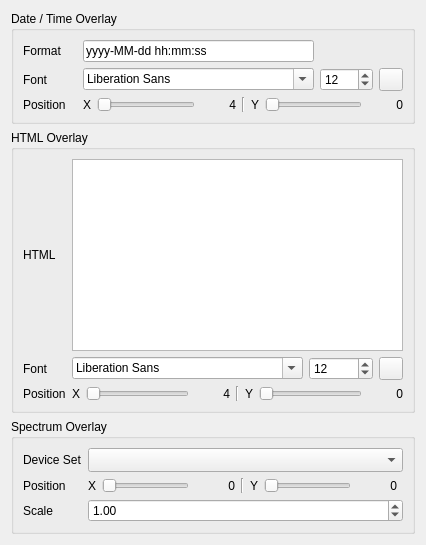
     <widget class="QWidget" name="overlayTab">
      <attribute name="title">
       <string>Overlay</string>
      </attribute>
      <layout class="QVBoxLayout" name="verticalLayout_2">
       <item>
        <widget class="QGroupBox" name="dateTimeOverlay">
         <property name="title">
          <string>Date / Time Overlay</string>
         </property>
         <layout class="QGridLayout" name="gridLayout_2">
          <item row="2" column="3">
           <widget class="QDoubleSpinBox" name="overlayFontScaleSpin">
            <property name="toolTip">
             <string>Font point size for date/time overlay</string>
            </property>
            <property name="decimals">
             <number>0</number>
            </property>
            <property name="minimum">
             <double>4.000000000000000</double>
            </property>
            <property name="maximum">
             <double>144.000000000000000</double>
            </property>
            <property name="singleStep">
             <double>1.000000000000000</double>
            </property>
            <property name="value">
             <double>12.000000000000000</double>
            </property>
           </widget>
          </item>
          <item row="2" column="4">
           <widget class="QToolButton" name="dateTimeColorButton">
            <property name="toolTip">
             <string>Select date/time text colour</string>
            </property>
            <property name="text">
             <string/>
            </property>
           </widget>
          </item>
          <item row="0" column="0">
           <widget class="QLabel" name="dateTimeFormatLabel">
            <property name="text">
             <string>Format</string>
            </property>
           </widget>
          </item>
          <item row="2" column="1" colspan="2">
           <widget class="QFontComboBox" name="overlayFontCombo">
            <property name="toolTip">
             <string>Select font to use for date and time text</string>
            </property>
           </widget>
          </item>
          <item row="0" column="1" colspan="2">
           <widget class="QLineEdit" name="dateTimeFormatEdit">
            <property name="toolTip">
             <string>Date/time format string (e.g. yyyy-MM-dd hh:mm:ss)</string>
            </property>
            <property name="text">
             <string>yyyy-MM-dd hh:mm:ss</string>
            </property>
           </widget>
          </item>
          <item row="2" column="0">
           <widget class="QLabel" name="overlayFontLabel">
            <property name="text">
             <string>Font</string>
            </property>
           </widget>
          </item>
          <item row="3" column="1" colspan="4">
           <layout class="QHBoxLayout" name="horizontalLayout_2">
            <item>
             <widget class="QLabel" name="dateTimePosXLabel">
              <property name="text">
               <string>X</string>
              </property>
             </widget>
            </item>
            <item>
             <widget class="QSlider" name="dateTimePosXSlider">
              <property name="toolTip">
               <string>Date/time text X position (px from left)</string>
              </property>
              <property name="minimum">
               <number>0</number>
              </property>
              <property name="maximum">
               <number>4096</number>
              </property>
              <property name="value">
               <number>4</number>
              </property>
              <property name="orientation">
               <enum>Qt::Orientation::Horizontal</enum>
              </property>
             </widget>
            </item>
            <item>
             <widget class="QLabel" name="dateTimePosXValue">
              <property name="minimumSize">
               <size>
                <width>35</width>
                <height>0</height>
               </size>
              </property>
              <property name="text">
               <string>4</string>
              </property>
              <property name="alignment">
               <set>Qt::AlignmentFlag::AlignRight|Qt::AlignmentFlag::AlignTrailing|Qt::AlignmentFlag::AlignVCenter</set>
              </property>
             </widget>
            </item>
            <item>
             <widget class="Line" name="line">
              <property name="orientation">
               <enum>Qt::Orientation::Vertical</enum>
              </property>
             </widget>
            </item>
            <item>
             <widget class="QLabel" name="dateTimePosYLabel">
              <property name="text">
               <string>Y</string>
              </property>
             </widget>
            </item>
            <item>
             <widget class="QSlider" name="dateTimePosYSlider">
              <property name="toolTip">
               <string>Date/time text Y position (px from top; 0 = auto bottom)</string>
              </property>
              <property name="minimum">
               <number>0</number>
              </property>
              <property name="maximum">
               <number>4096</number>
              </property>
              <property name="value">
               <number>0</number>
              </property>
              <property name="orientation">
               <enum>Qt::Orientation::Horizontal</enum>
              </property>
             </widget>
            </item>
            <item>
             <widget class="QLabel" name="dateTimePosYValue">
              <property name="minimumSize">
               <size>
                <width>35</width>
                <height>0</height>
               </size>
              </property>
              <property name="text">
               <string>0</string>
              </property>
              <property name="alignment">
               <set>Qt::AlignmentFlag::AlignRight|Qt::AlignmentFlag::AlignTrailing|Qt::AlignmentFlag::AlignVCenter</set>
              </property>
             </widget>
            </item>
           </layout>
          </item>
          <item row="3" column="0">
           <widget class="QLabel" name="label_6">
            <property name="text">
             <string>Position</string>
            </property>
           </widget>
          </item>
         </layout>
        </widget>
       </item>
       <item>
        <widget class="QGroupBox" name="textOverlay">
         <property name="title">
          <string>HTML Overlay</string>
         </property>
         <layout class="QGridLayout" name="gridLayout_textOverlay">
          <item row="1" column="5">
           <widget class="QToolButton" name="overlayTextColorButton">
            <property name="toolTip">
             <string>Select text overlay colour</string>
            </property>
            <property name="text">
             <string/>
            </property>
           </widget>
          </item>
          <item row="0" column="0">
           <widget class="QLabel" name="overlayTextEditLabel">
            <property name="text">
             <string>HTML</string>
            </property>
           </widget>
          </item>
          <item row="1" column="4">
           <widget class="QDoubleSpinBox" name="overlayTextFontScaleSpin">
            <property name="toolTip">
             <string>Font point size for text overlay</string>
            </property>
            <property name="decimals">
             <number>0</number>
            </property>
            <property name="minimum">
             <double>4.000000000000000</double>
            </property>
            <property name="maximum">
             <double>144.000000000000000</double>
            </property>
            <property name="singleStep">
             <double>1.000000000000000</double>
            </property>
            <property name="value">
             <double>12.000000000000000</double>
            </property>
           </widget>
          </item>
          <item row="1" column="0">
           <widget class="QLabel" name="overlayTextFontLabel">
            <property name="text">
             <string>Font</string>
            </property>
           </widget>
          </item>
          <item row="2" column="1" colspan="5">
           <layout class="QHBoxLayout" name="horizontalLayout_3">
            <item>
             <widget class="QLabel" name="overlayTextPosXLabel">
              <property name="text">
               <string>X</string>
              </property>
             </widget>
            </item>
            <item>
             <widget class="QSlider" name="overlayTextPosXSlider">
              <property name="toolTip">
               <string>Text overlay X position (px from left)</string>
              </property>
              <property name="minimum">
               <number>0</number>
              </property>
              <property name="maximum">
               <number>4096</number>
              </property>
              <property name="value">
               <number>4</number>
              </property>
              <property name="orientation">
               <enum>Qt::Orientation::Horizontal</enum>
              </property>
             </widget>
            </item>
            <item>
             <widget class="QLabel" name="overlayTextPosXValue">
              <property name="minimumSize">
               <size>
                <width>35</width>
                <height>0</height>
               </size>
              </property>
              <property name="text">
               <string>4</string>
              </property>
              <property name="alignment">
               <set>Qt::AlignmentFlag::AlignRight|Qt::AlignmentFlag::AlignTrailing|Qt::AlignmentFlag::AlignVCenter</set>
              </property>
             </widget>
            </item>
            <item>
             <widget class="Line" name="line_2">
              <property name="orientation">
               <enum>Qt::Orientation::Vertical</enum>
              </property>
             </widget>
            </item>
            <item>
             <widget class="QLabel" name="overlayTextPosYLabel">
              <property name="text">
               <string>Y</string>
              </property>
             </widget>
            </item>
            <item>
             <widget class="QSlider" name="overlayTextPosYSlider">
              <property name="toolTip">
               <string>Text overlay Y position (px from top; 0 = auto bottom)</string>
              </property>
              <property name="minimum">
               <number>0</number>
              </property>
              <property name="maximum">
               <number>4096</number>
              </property>
              <property name="value">
               <number>0</number>
              </property>
              <property name="orientation">
               <enum>Qt::Orientation::Horizontal</enum>
              </property>
             </widget>
            </item>
            <item>
             <widget class="QLabel" name="overlayTextPosYValue">
              <property name="minimumSize">
               <size>
                <width>35</width>
                <height>0</height>
               </size>
              </property>
              <property name="text">
               <string>0</string>
              </property>
              <property name="alignment">
               <set>Qt::AlignmentFlag::AlignRight|Qt::AlignmentFlag::AlignTrailing|Qt::AlignmentFlag::AlignVCenter</set>
              </property>
             </widget>
            </item>
           </layout>
          </item>
          <item row="2" column="0">
           <widget class="QLabel" name="label_4">
            <property name="text">
             <string>Position</string>
            </property>
           </widget>
          </item>
          <item row="0" column="1" colspan="5">
           <widget class="QTextEdit" name="overlayTextEdit">
            <property name="minimumSize">
             <size>
              <width>0</width>
              <height>80</height>
             </size>
            </property>
            <property name="toolTip">
             <string>HTML text to render on the image

Use src=file:///path/to/images/logo.png for img tags. http is not supported.</string>
            </property>
            <property name="layoutDirection">
             <enum>Qt::LayoutDirection::LeftToRight</enum>
            </property>
            <property name="html">
             <string>&lt;!DOCTYPE HTML PUBLIC &quot;-//W3C//DTD HTML 4.0//EN&quot; &quot;http://www.w3.org/TR/REC-html40/strict.dtd&quot;&gt;
&lt;html&gt;&lt;head&gt;&lt;meta name=&quot;qrichtext&quot; content=&quot;1&quot; /&gt;&lt;meta charset=&quot;utf-8&quot; /&gt;&lt;style type=&quot;text/css&quot;&gt;
p, li { white-space: pre-wrap; }
hr { height: 1px; border-width: 0; }
li.unchecked::marker { content: &quot;\2610&quot;; }
li.checked::marker { content: &quot;\2612&quot;; }
&lt;/style&gt;&lt;/head&gt;&lt;body style=&quot; font-family:'Segoe UI'; font-size:9pt; font-weight:400; font-style:normal;&quot;&gt;
&lt;p style=&quot;-qt-paragraph-type:empty; margin-top:0px; margin-bottom:0px; margin-left:0px; margin-right:0px; -qt-block-indent:0; text-indent:0px;&quot;&gt;&lt;br /&gt;&lt;/p&gt;&lt;/body&gt;&lt;/html&gt;</string>
            </property>
           </widget>
          </item>
          <item row="1" column="1" colspan="3">
           <widget class="QFontComboBox" name="overlayTextFontCombo">
            <property name="toolTip">
             <string>Select font to use for the text overlay</string>
            </property>
           </widget>
          </item>
         </layout>
        </widget>
       </item>
       <item>
        <widget class="QGroupBox" name="spectrumOverlay">
         <property name="title">
          <string>Spectrum Overlay</string>
         </property>
         <layout class="QGridLayout" name="gridLayout_3">
          <item row="5" column="2" colspan="2">
           <widget class="QDoubleSpinBox" name="spectrumScaleSpin">
            <property name="toolTip">
             <string>Spectrum overlay scale factor</string>
            </property>
            <property name="decimals">
             <number>2</number>
            </property>
            <property name="minimum">
             <double>0.100000000000000</double>
            </property>
            <property name="maximum">
             <double>4.000000000000000</double>
            </property>
            <property name="singleStep">
             <double>0.050000000000000</double>
            </property>
            <property name="value">
             <double>1.000000000000000</double>
            </property>
           </widget>
          </item>
          <item row="0" column="0">
           <widget class="QLabel" name="spectrumDeviceLabel">
            <property name="text">
             <string>Device Set</string>
            </property>
           </widget>
          </item>
          <item row="5" column="0">
           <widget class="QLabel" name="spectrumScaleLabel">
            <property name="text">
             <string>Scale</string>
            </property>
           </widget>
          </item>
          <item row="0" column="2" colspan="2">
           <widget class="QComboBox" name="spectrumDeviceCombo">
            <property name="toolTip">
             <string>Device whose spectrum view to overlay</string>
            </property>
            <property name="sizeAdjustPolicy">
             <enum>QComboBox::SizeAdjustPolicy::AdjustToMinimumContentsLengthWithIcon</enum>
            </property>
            <property name="minimumContentsLength">
             <number>8</number>
            </property>
           </widget>
          </item>
          <item row="2" column="2">
           <layout class="QHBoxLayout" name="horizontalLayout_4">
            <item>
             <widget class="QLabel" name="spectrumOffsetXLabel">
              <property name="text">
               <string>X</string>
              </property>
             </widget>
            </item>
            <item>
             <widget class="QSlider" name="spectrumOffsetXSlider">
              <property name="toolTip">
               <string>Spectrum overlay X offset (px)</string>
              </property>
              <property name="minimum">
               <number>0</number>
              </property>
              <property name="maximum">
               <number>4096</number>
              </property>
              <property name="value">
               <number>0</number>
              </property>
              <property name="orientation">
               <enum>Qt::Orientation::Horizontal</enum>
              </property>
             </widget>
            </item>
            <item>
             <widget class="QLabel" name="spectrumOffsetXValue">
              <property name="minimumSize">
               <size>
                <width>40</width>
                <height>0</height>
               </size>
              </property>
              <property name="text">
               <string>0</string>
              </property>
              <property name="alignment">
               <set>Qt::AlignmentFlag::AlignRight|Qt::AlignmentFlag::AlignTrailing|Qt::AlignmentFlag::AlignVCenter</set>
              </property>
             </widget>
            </item>
            <item>
             <widget class="Line" name="line_3">
              <property name="orientation">
               <enum>Qt::Orientation::Vertical</enum>
              </property>
             </widget>
            </item>
            <item>
             <widget class="QLabel" name="spectrumOffsetYLabel">
              <property name="text">
               <string>Y</string>
              </property>
             </widget>
            </item>
            <item>
             <widget class="QSlider" name="spectrumOffsetYSlider">
              <property name="toolTip">
               <string>Spectrum overlay Y offset (px)</string>
              </property>
              <property name="minimum">
               <number>0</number>
              </property>
              <property name="maximum">
               <number>4096</number>
              </property>
              <property name="value">
               <number>0</number>
              </property>
              <property name="orientation">
               <enum>Qt::Orientation::Horizontal</enum>
              </property>
             </widget>
            </item>
            <item>
             <widget class="QLabel" name="spectrumOffsetYValue">
              <property name="minimumSize">
               <size>
                <width>40</width>
                <height>0</height>
               </size>
              </property>
              <property name="text">
               <string>0</string>
              </property>
              <property name="alignment">
               <set>Qt::AlignmentFlag::AlignRight|Qt::AlignmentFlag::AlignTrailing|Qt::AlignmentFlag::AlignVCenter</set>
              </property>
             </widget>
            </item>
           </layout>
          </item>
          <item row="2" column="0">
           <widget class="QLabel" name="label_7">
            <property name="text">
             <string>Position</string>
            </property>
           </widget>
          </item>
         </layout>
        </widget>
       </item>
      </layout>
     </widget>
